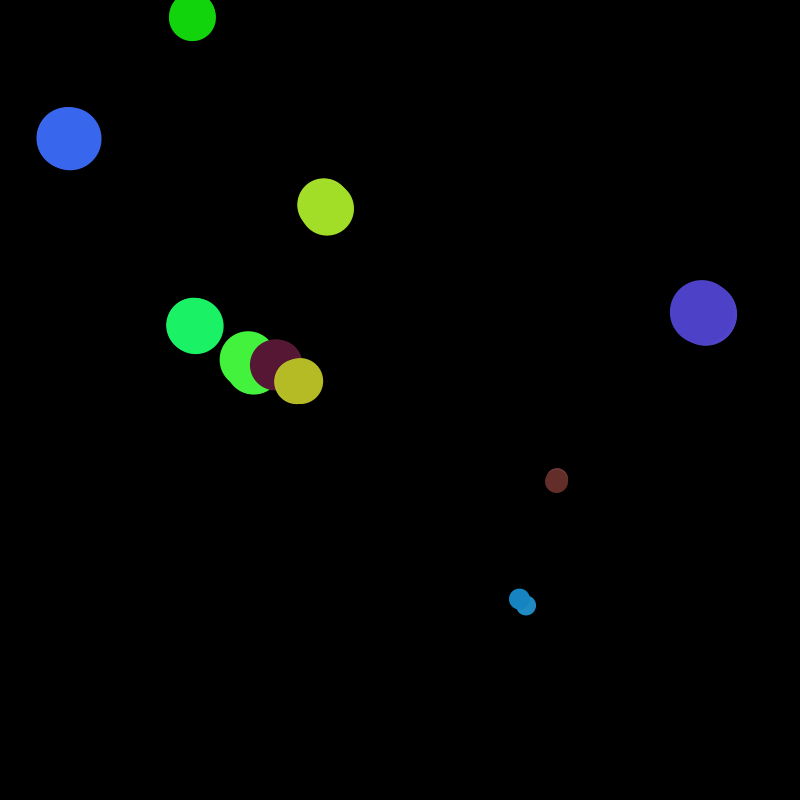
Frame 1 (no input)
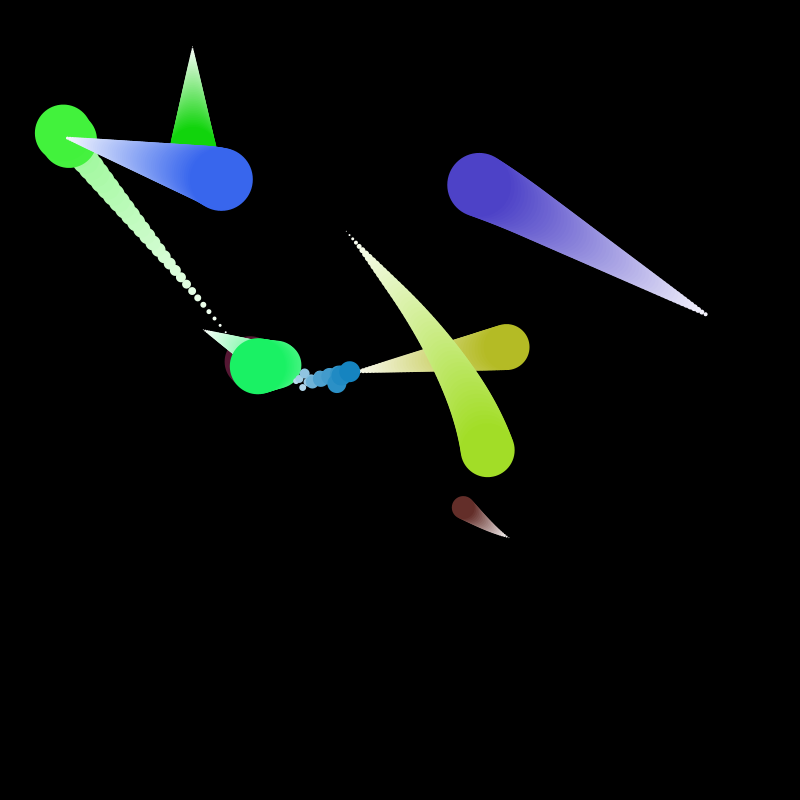
Frame 60 (the mouse pressed at the canvas centre just before this capture)
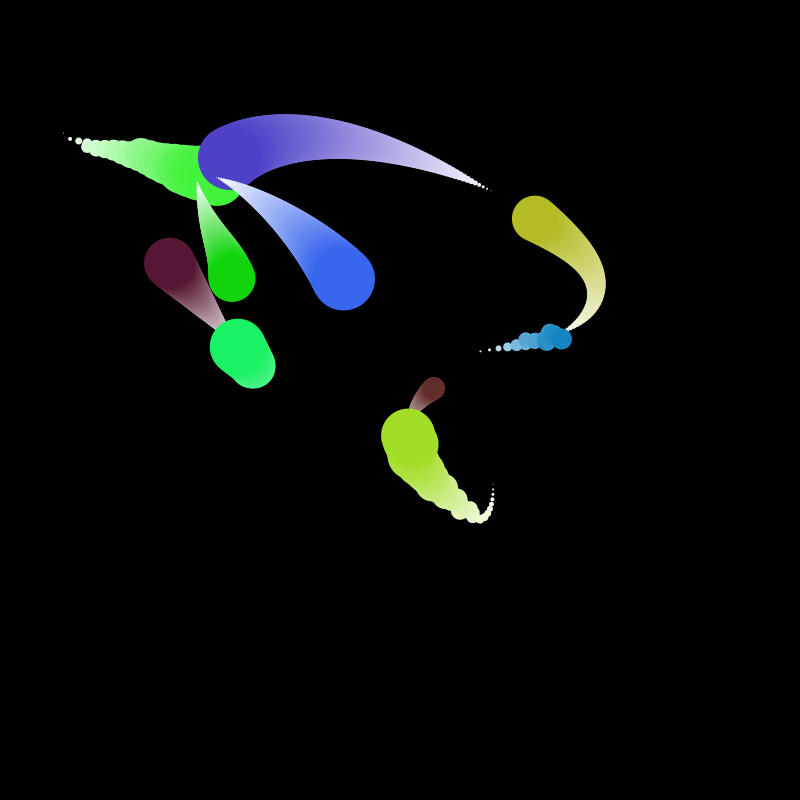
Frame 120 (the mouse held since frame 60 and released just before this capture)

The Processing sketch that drew these frames (run headless with seeded random() and noise(); from frame 60 on, the mouse is pressed at the canvas centre):

// Processing sketch: exo164
// ── exo164.pde
class Snake {
  int taille;
  color couleur;
  float vitesse;
  float[] xpos;
  float[] ypos;

  Snake(int taille, color couleur, float vitesse, float x0, float y0) {
    this.taille = taille;
    this.couleur = couleur;
    this.vitesse = vitesse;

    xpos = new float[taille];
    ypos = new float[taille];
    for (int i = 0; i < taille; i++) {
      xpos[i] = x0;
      ypos[i] = y0;
    }
  }

  void dessiner() {
    noStroke();
    for (int i = 0; i < taille; i++) {
      fill(lerpColor(color(255), couleur, i / (taille - 1.0)));
      ellipse(xpos[i], ypos[i], i, i);
    }
  }

  // modificateurs
  void deplacer(float x, float y) {
    for (int i = 0; i < taille - 1; i++) {
      xpos[i] = xpos[i + 1];
      ypos[i] = ypos[i + 1];
    }
    xpos[taille - 1] = x;
    ypos[taille - 1] = y;
  }

  void avancerVers(float x, float y) {
    float xTete = xpos[taille - 1];
    float yTete = ypos[taille - 1];
    float d = dist(xTete, yTete, x, y);
    float vx = vitesse * (x - xTete) / d;
    float vy = vitesse * (y - yTete) / d;
    deplacer(xTete + vx, yTete + vy);
  }

  // accesseurs
  float getXTete() {
    return xpos[taille - 1];
  }

  float getYTete() {
    return ypos[taille - 1];
  }

  float getXQueue() {
    return xpos[0];
  }

  float getYQueue() {
    return ypos[0];
  }
}

Snake[] followers = new Snake[10];

void setup() {
  size(800, 800);
  frameRate(120);
  for (int i = 0; i < followers.length; i++) {
    followers[i] = new Snake(int(random(20, 80)),
      color(random(255), random(255), random(255)), random(2, 10),
      random(width), random(height));
  }
}

void draw() {
  background(0);

  // The first snake follows the last one
  followers[0].avancerVers(followers[followers.length - 1].getXQueue(), followers[followers.length - 1].getYQueue());
  followers[0].dessiner();

  // Each snake follows the previous one
  for (int i = 1; i < followers.length; i++) {
    followers[i].avancerVers(followers[i - 1].getXQueue(), followers[i - 1].getYQueue());
    followers[i].dessiner();
  }
}
